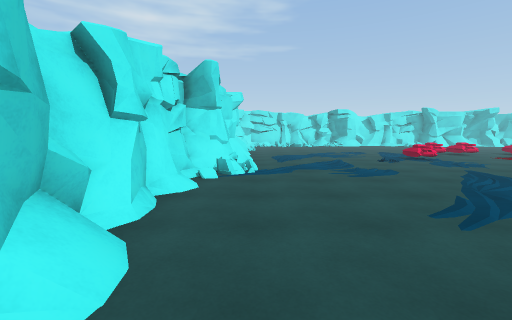
[1] (above)

21 first-person views from a walk through a Unity game level. The camera is 1.5 m above the floor, tilts 6° down and sees 90° across. The floor is counted in squares, 1 m on a side. Each view is taken from the middle of a square. On the plan, view 1 faces up. The plan holds only what a view shows up to about 13 squares ahead; the rest is blank. The place goes on beyond the plan.

[2]
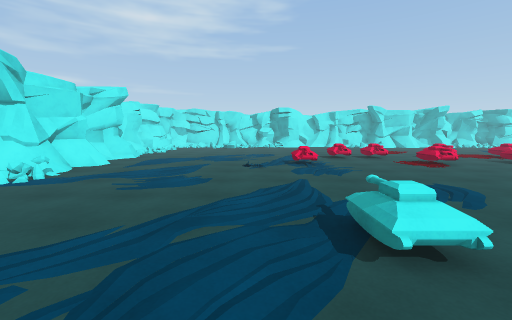

[3]
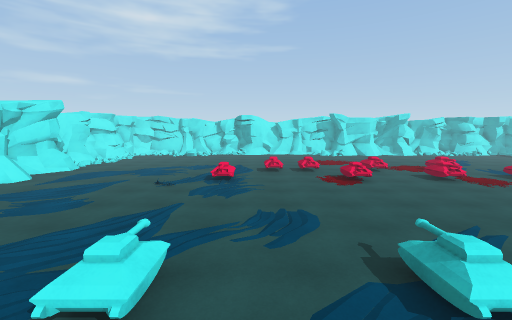

[4]
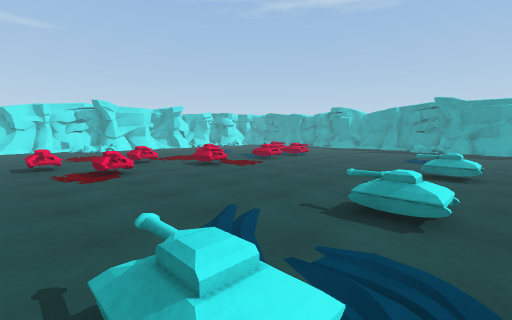

[5]
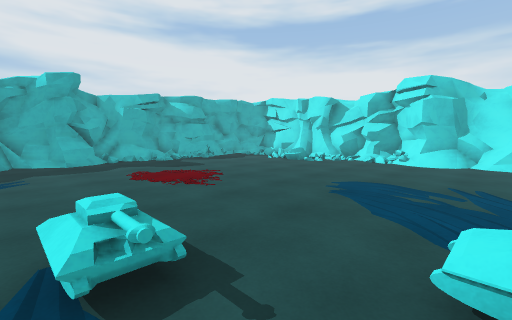

[6]
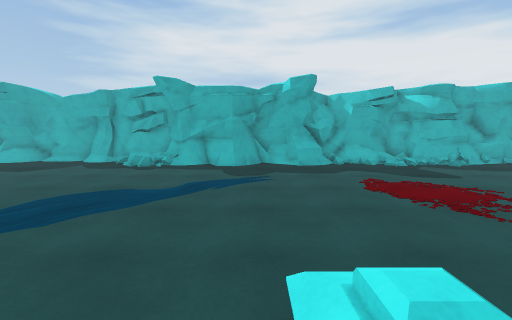

[7]
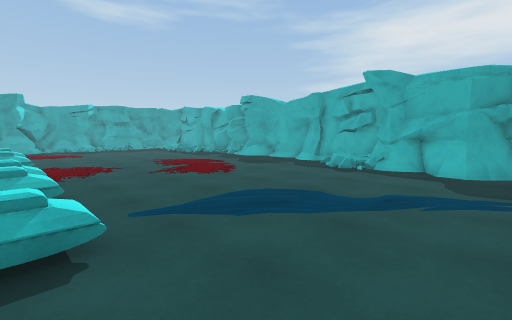

[8]
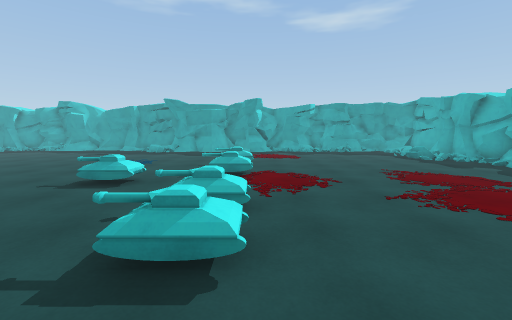

[9]
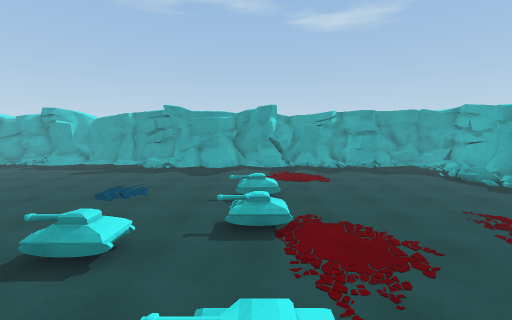

[10]
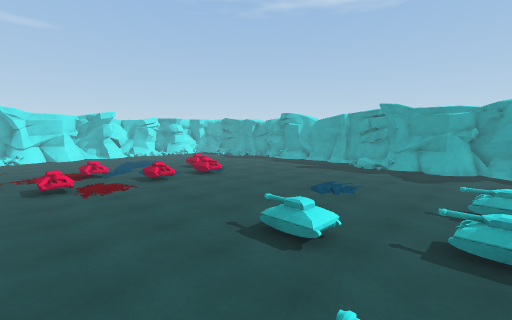

[11]
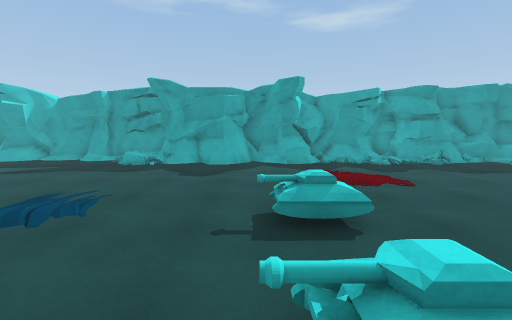

[12]
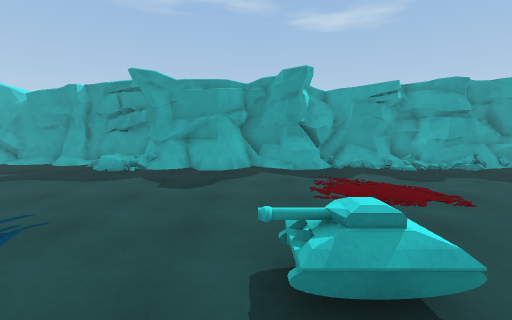

[13]
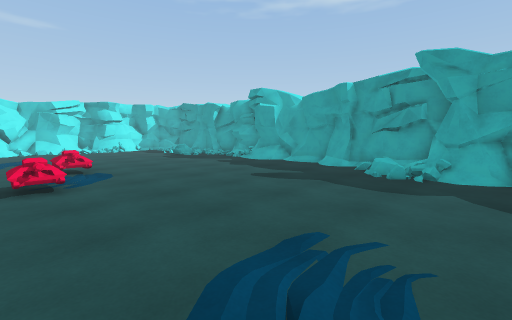

[14]
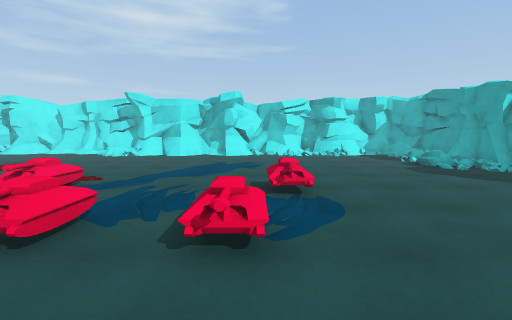

[15]
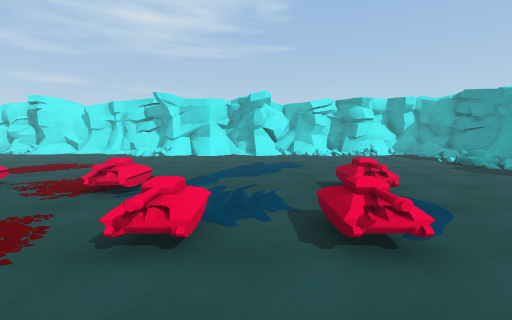

[16]
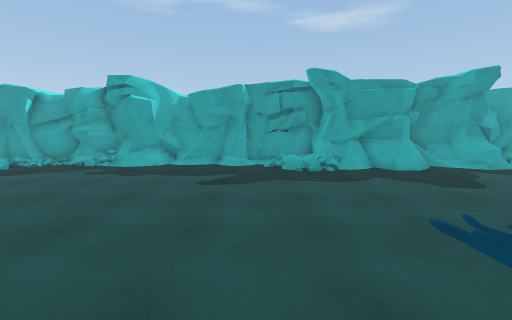

[17]
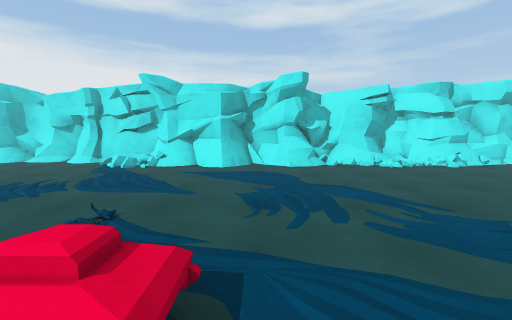

[18]
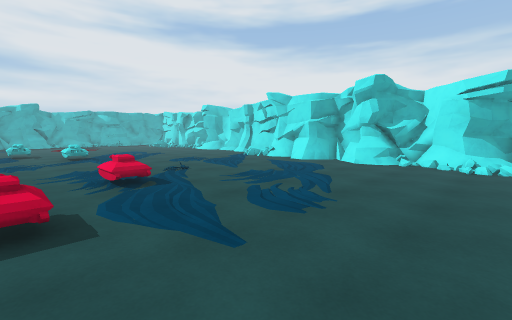

[19]
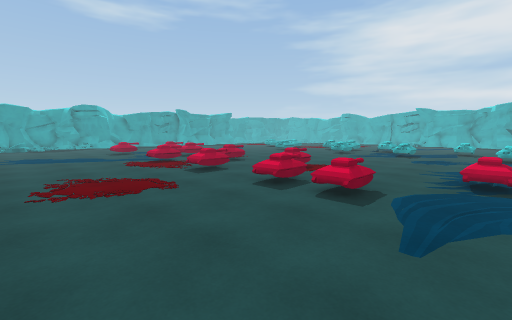

[20]
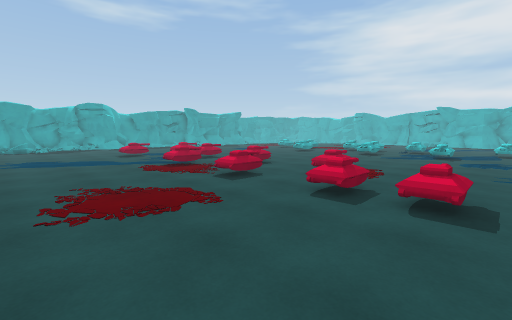

[21]
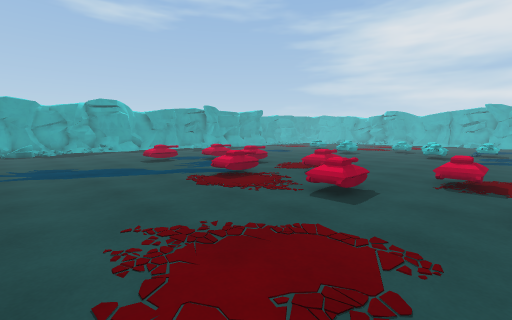

### Floor plan
Key: @ floor where view 1 was taken; # wall or solid block; . main floor; : floor 0.25 m higher than the main floor; / step, stairs or slope; = window, fence, low wall or low ledge; ^ raised ledge; T tank; O other object.
Columns run from 3 left of view 1 to 39 right of it. Each row starts with its distance up from view 1.
 24 ###....     . ........................./ #
 23 #.:....................................=/#
 22 ##.....................................//=
 21  #/......................................#
 20  #/......................................#
 19  #=......................................#
 18  ##............T.O...O...O......T........#
 17  #=............T.T...T...T......T........##
 16  #.......................................##
 15  ##.........O......O...O....O..O..........#
 14  ##.........T......T...T....T..T..........#
 13  ##.......................................#
 12  ##......................................=#
 11 ##=......................................=#
 10 #./...................................../=#
  9 #=/...................................../.#
  8 #.......................................=##
  7 #=......................................##
  6 #...........T....T...O.....T............##
  5 #...........O....O...O.....O............##
  4 #.............. . ......................##
  3 ##............/.   T .T.T...T..T.........#
  2 ##............// ..O ./  ...O..O  ......=#
  1  #............ /....../.................##
  0   .@....................................=#
 -1    ...................................../#
 -2     ..................................../##
 -3      ....................................##
 -4       ..................................:.#
 -5        .................................###
 -6       ..................................##
 -7      ............................... ...##
 -8     ..............................#.  ..=#
 -9    ..///....=^..==...:...... ....///   /=#
-10    ####==#=#########= ......  //.

Positions as (right, up) in squares from view 1, and headings:
1: (0, 0), facing up
2: (7, 2), facing up
3: (11, 2), facing up
4: (13, 4), facing up-right
5: (12, 5), facing down-left
6: (12, 3), facing down
7: (12, 2), facing down-right
8: (16, 1), facing right
9: (19, 2), facing right
10: (19, 2), facing up-right
11: (24, 3), facing right
12: (26, 3), facing right
13: (27, 6), facing up-right
14: (28, 11), facing up
15: (26, 11), facing up
16: (26, 11), facing right
17: (11, 16), facing left
18: (12, 23), facing down-left
19: (9, 24), facing down-right
20: (11, 24), facing down-right
21: (15, 24), facing down-right
